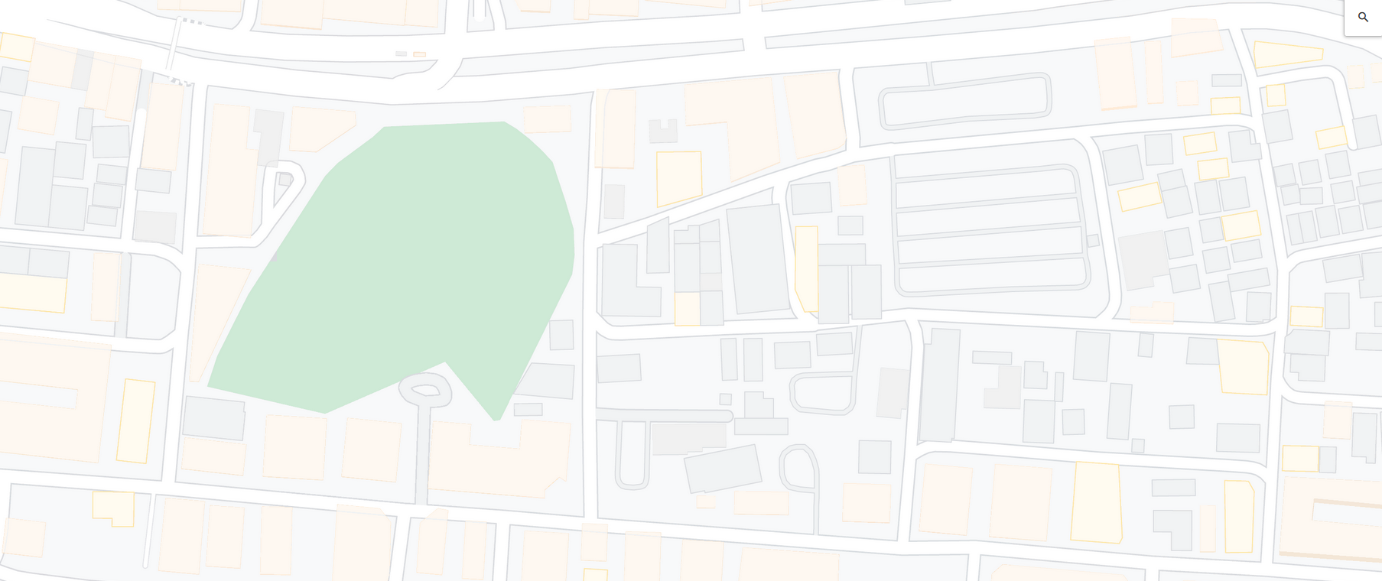
#> input picture snazzyMap1_resized.PNG, 1382 x 581 px, found by its file name
$ jupyter execute tests.ipynb
#> lines starting #> are read from the running program, lines starting #| are printed output that depends on the picture; after the words box and inside, x2 and y2 are one past the last pixel; in counts of white or black regions, pixels touching at a corner belong together
#> further down, img is the input picture: shape (581, 1382, 3); mean B, G, R 242.9, 245.8, 243.8
[cell 1]
# importing the module
import cv2
import math
from win32api import GetSystemMetrics
import time
import numpy as np
import os

[cell 2]
def get_MP_FromBuildings_ButAlsoText(img):

    # Upper and lower color limit
    low_yellow = (239,248,253)
    high_yellow = (243,252,255)

    low_gray = (241,241,241)
    high_gray = (244,243,241)

    # create masks
    yellow_mask = cv2.inRange(img, low_yellow, high_yellow )
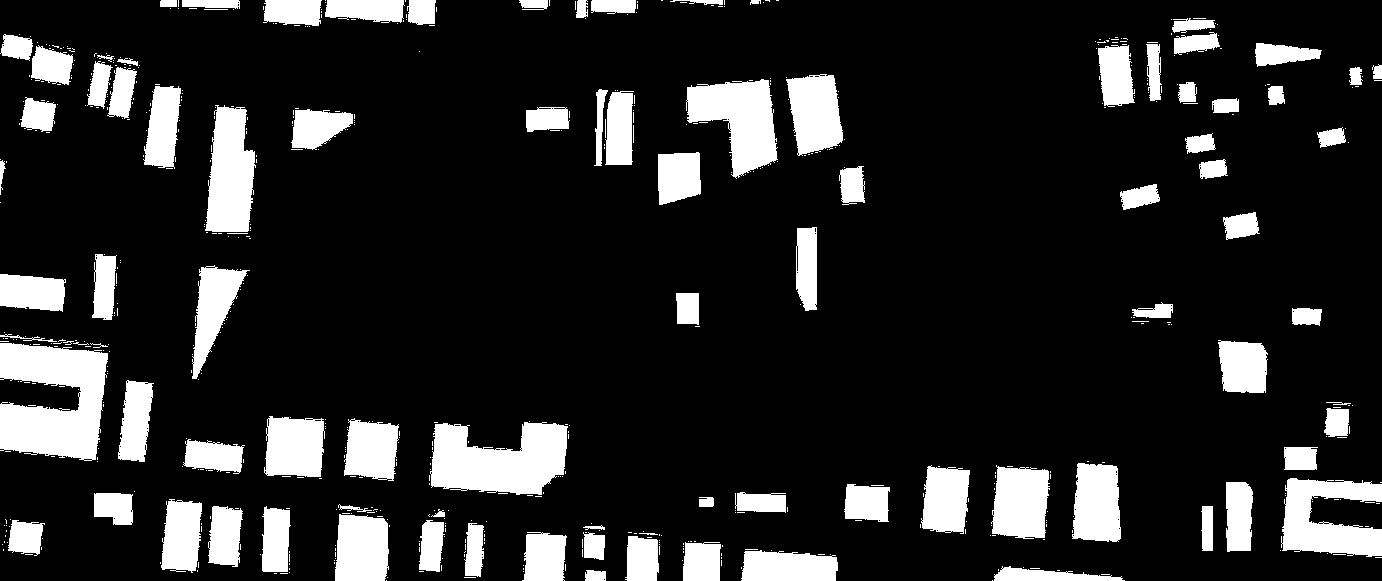
#> yellow_mask: shape (581, 1382); 15.5% white; 626 white regions (533 under 20 px), largest, box (x1, y1, x2, y2) and area: (0, 343, 108, 461) 9114, (430, 422, 568, 495) 7331, (686, 79, 778, 179) 5353
    gray_mask = cv2.inRange(img, low_gray, high_gray)
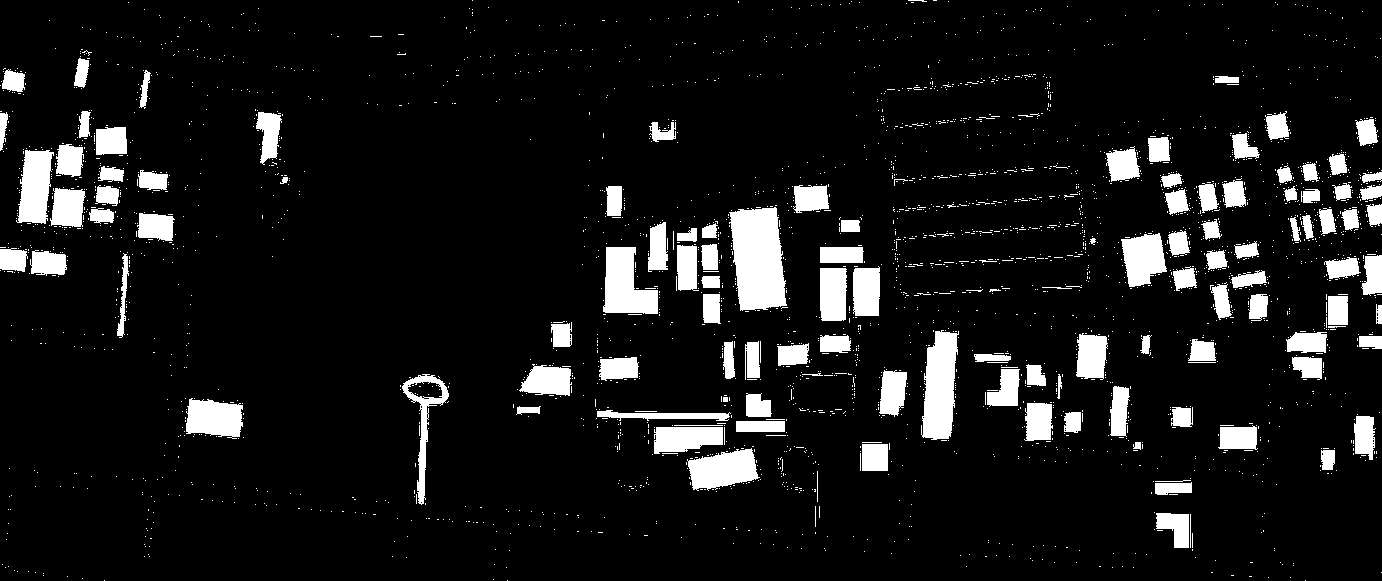
#> gray_mask: shape (581, 1382); 9.2% white; 2948 white regions (2818 under 20 px), largest, box (x1, y1, x2, y2) and area: (729, 207, 787, 311) 4697, (921, 330, 959, 440) 3033, (603, 247, 658, 314) 2477

    # combine masks
    combined_mask = cv2.bitwise_or(yellow_mask, gray_mask)
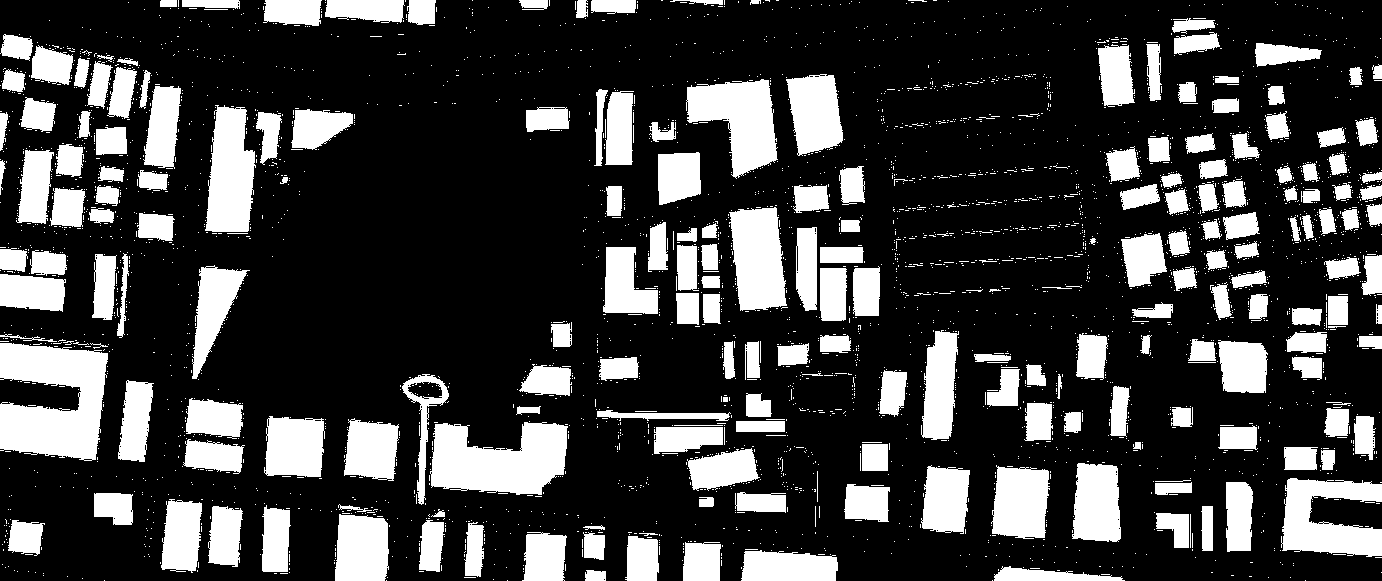
#> combined_mask: shape (581, 1382); 24.8% white; 3558 white regions (3335 under 20 px), largest, box (x1, y1, x2, y2) and area: (0, 343, 108, 461) 9114, (430, 422, 568, 495) 7331, (686, 79, 778, 179) 5353
    kernel = np.ones((3,3), dtype=np.uint8)
    combined_mask = cv2.morphologyEx(combined_mask, cv2.MORPH_DILATE,kernel)
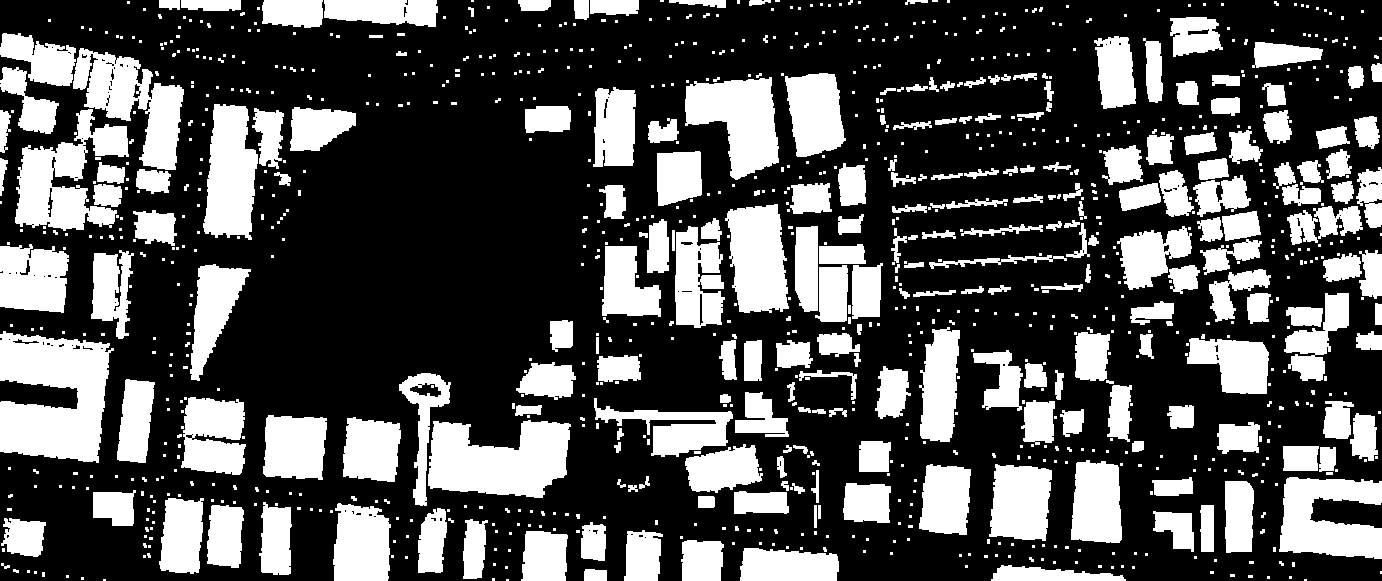
#> combined_mask: shape (581, 1382); 31.9% white; 1067 white regions (816 under 20 px)

    # findcontours
    cnts=cv2.findContours(combined_mask, cv2.RETR_EXTERNAL, cv2.CHAIN_APPROX_SIMPLE)
#> cnts = 1066 contours, 838 with area under 20; largest, box (x1, y1, x2, y2) and area: (0, 331, 114, 463) 10530, (428, 420, 571, 498) 7920, (15, 109, 129, 231) 6494, (73, 48, 184, 170) 6056, (685, 77, 779, 180) 5814
    cnts = cnts[0] if len(cnts) == 2 else cnts[1]
    for c in cnts:
        area = cv2.contourArea(c)
        if area > 200:
            cv2.drawContours(img, [c], -1, (255,0,255), thickness=1)
#> this loop made 1066 passes
#> area on passes 16, 23, 52: 229, 1254.5, 2737.5
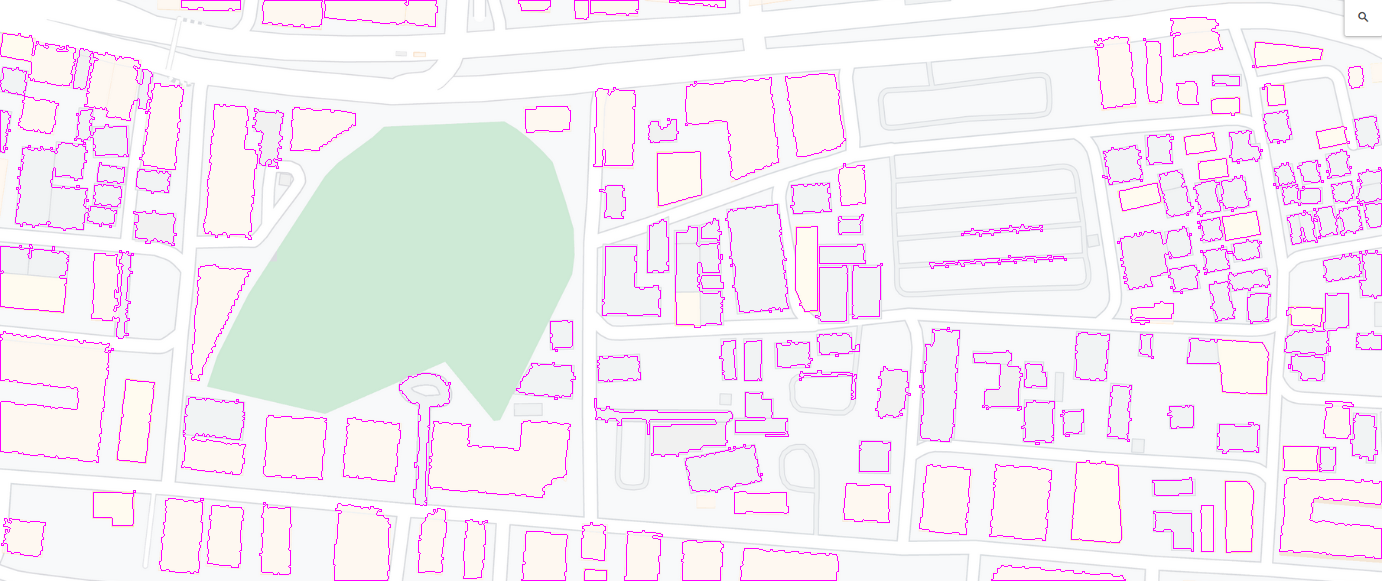
#> img: shape (581, 1382, 3); 3.53% of pixels changed, all inside (x1, y1, x2, y2) = (0, 0, 1382, 581)

    cv2.imshow('ggs', img)
    cv2.waitKey(0)
    cv2.destroyAllWindows()
    # [11 lines of commented-out code are left out]

[cell 3]
# Image path
imagePath = 'C:\\Users\\Salil kulkarni\\Desktop\\TARQ\\ParkingApp'
imageName = "snazzyMap1"
resizedImageName = imageName + "_resized"

img = cv2.imread(os.path.join(imagePath, resizedImageName+".PNG"), 1)

get_MP_FromBuildings_ButAlsoText(img)
